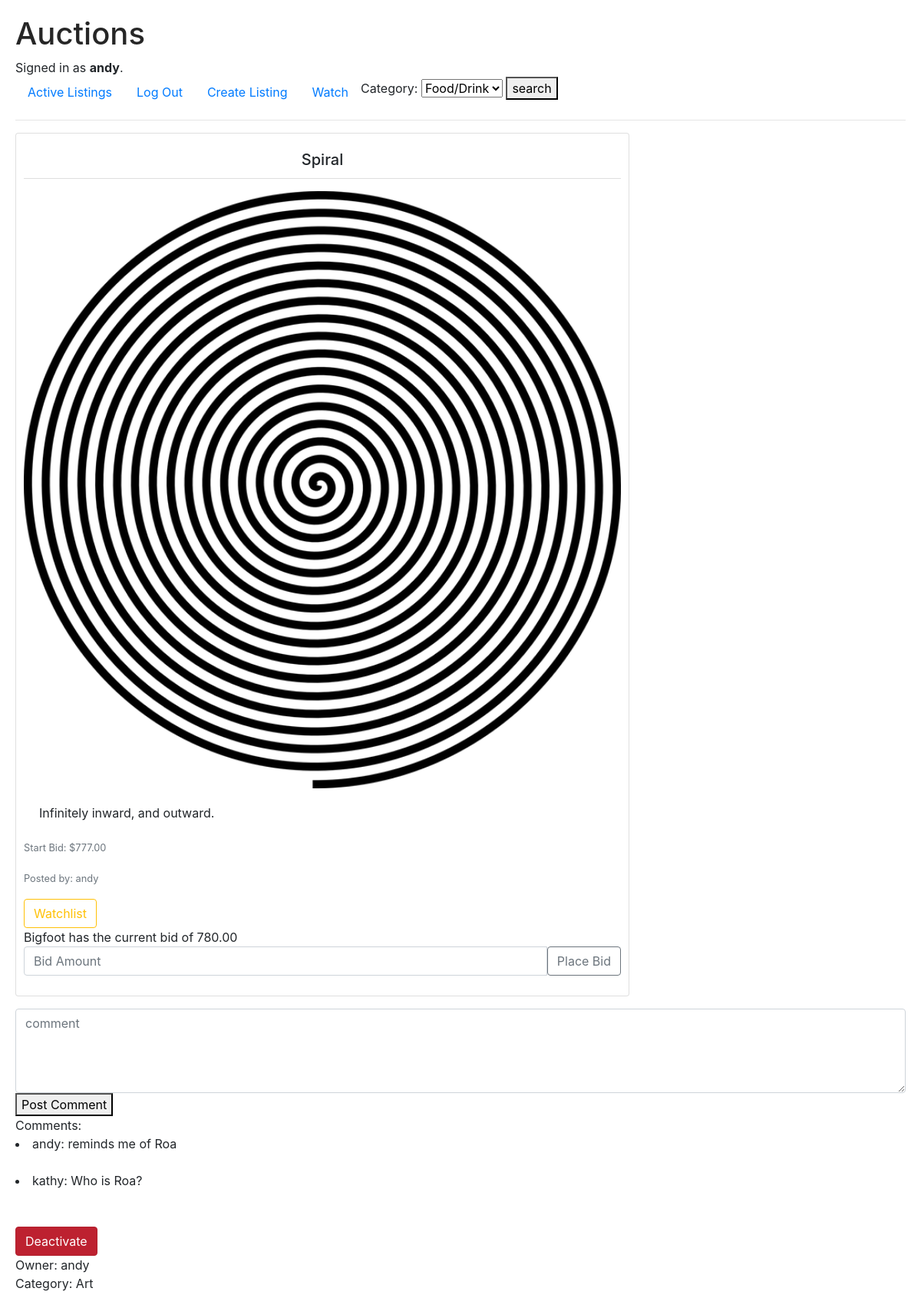
Screenshot of /listing/2 (signed in) with the database file from the repository.
### auctions/models.py (models this page shows, shortened)
class User(AbstractUser):
    listings = models.ManyToManyField(Listing, blank=True, related_name="owner")
    watchlist = models.ManyToManyField(Listing, blank=True, related_name="watchers")
    def __str__(self):
        return f"{self.username}"

class Listing(models.Model):
    title = models.CharField(max_length=125)
    description = models.CharField(max_length=250, blank=True)
    start_bid = models.DecimalField(max_digits=7, decimal_places=2)
    image = models.ImageField(upload_to='media', default='defaultimg.png', null=True, blank=True)
    is_active = models.BooleanField(default=True)
    category = models.CharField(max_length=45, null=True)
    winner = models.ForeignKey('User', on_delete=models.SET_NULL, null=True, blank=True, related_name='won_listings')

class Bid(models.Model):
    listing = models.ForeignKey(Listing, on_delete=models.CASCADE, related_name='bids')
    current_bid = models.DecimalField(max_digits=7, decimal_places=2, default=0)
    user = models.ForeignKey(User, blank=True, null=True, on_delete=models.CASCADE, related_name='bidder')
    created = models.DateTimeField(auto_now_add=True)
    def __str__(self):
        return f"{self.current_bid}"

class Comments(models.Model):
    listing = models.ForeignKey(Listing, on_delete=models.CASCADE, related_name='comments')
    text = models.CharField(max_length=200)
    user = models.ForeignKey(User, on_delete=models.CASCADE)

### auctions/views.py (the view)
# urls.py: path("listing/<int:id>", views.listing, name="listing"),
def listing(request, id):
    listing = Listing.objects.get(pk=id)
    comments = Comments.objects.filter(listing=listing)
    owner = get_object_or_404(User, id=listing.owner.first().id)
    test = messages.get_messages(request)
    latest_bid = listing.bids.last()
    latest_bidder = latest_bid.user if latest_bid else None
    logged_in = request.user
    if request.method == 'POST':
        user_input = CommentForm(request.POST)
        if user_input.is_valid():
            new_comment = Comments(
                listing=listing,
                user=request.user,
                text=user_input.cleaned_data["comment"]
            )
            new_comment.save()
            comments = Comments.objects.filter(listing=listing)
        return render(request, 'auctions/listing.html',
        {"id": listing.id,
         "title": listing.title,
         "image": listing.image.url,
         "description": listing.description,
         "start_bid": listing.start_bid,
         "comments": comments,
         "owner": owner,
         "category": listing.category,
         "messages": test,
         "bidder":latest_bidder,
         "bid":latest_bid,
         "logged_in":logged_in,
         "categories":categories,
         "listing":listing})
    else:
        return render(request, 'auctions/listing.html',
        {"id": listing.id,
         "title": listing.title,
         "image": listing.image.url,
         "description": listing.description,
         "start_bid": listing.start_bid,
         "comments": comments,
         "owner": owner,
         "category": listing.category,
         "messages": test,
         "bidder":latest_bidder,
         "bid":latest_bid,
         "logged_in":logged_in,
         "categories":categories,
         "listing":listing})

### auctions/templates/auctions/listing.html (shortened to what this page needs)
{% extends "auctions/layout.html" %}
{% block body %}
    <div class="card col-mb-3 mb-3" style="max-width: 50rem">
        <h5 class="card-title card-header bg-transparent secondary-text-emphasis text-center mb-3">{{ title }} </h5>
        <img src="{{ image }}" class="rounded-start" alt="{{ title }}">
        <div class="card-body">
        <p class="card-text">{{ description }}</p>
        </div>
        <p class="card-text"><small class="text-muted">Start Bid: ${{ start_bid }}</small></p>
        <p class="card-text"><small class="text-muted">Posted by: {{ owner }}</small></p>
        {% if user.is_authenticated %}
        <form action="{% url 'add_rmv_watchlist' id=id %}" method="post">
            <button type="submit" class="btn btn-outline-warning">Watchlist</button>
        </form>
        {% if listing.winner %}
            {% if listing.winner.username == logged_in.username %}
                <p>You are the winner!</p>
            {% else %}
                <p>{{ listing.winner.username }} is the winner!</p>
            {% endif %}
        {% else %}
            {% if bidder|striptags == logged_in.username|striptags %}
                <p>You are latest bidder</p>
            {% elif bidder %}
                {{ bidder }} has the current bid of {{ bid }}
            {% else %}
                No Current Bids.
            {% endif %}
        {% endif %}
        <form action="{% url 'bid' id=id %}" method="post">
            <div class="input-group mb-3">
                <input type="text" class="form-control" name="bid" placeholder="Bid Amount" aria-label="place bid amount">
                <button class="btn btn-outline-secondary" type="submit" id="button-addon2">Place Bid</button>
            </div>
        </form>
        {% endif %}
    </div>
{% if user.is_authenticated %}
<form action="{% url 'listing' id=id %}" method="post">
    <div class="input-group">
        <textarea class="form-control " name="comment" placeholder="comment"  aria-label="entry textarea" rows="4"></textarea>
    </div>
    <button type="submit">Post Comment</button>
</form>
{% endif %}
Comments:
{% for comment in comments %}
    <li> {{ comment.user }}: {{ comment.text }}</li>
    <br>
{% endfor %}
<br>
{% if logged_in == owner %}
    <form action="{% url 'toggle_active' id=id %}" method="post">
        <button type="submit" class="btn btn-danger active">Deactivate</button>
    </form>
{% endif %}
Owner: {{ owner.username }}
<br>
Category: {{ category }}
{% endblock %}

### auctions/templates/auctions/layout.html (shortened to what this page needs)
{% load static %}
<!DOCTYPE html>
<html lang="en">
    <head>
        <link rel="stylesheet" href="https://stackpath.bootstrapcdn.com/bootstrap/4.4.1/css/bootstrap.min.css">
        <link href="{% static 'auctions/styles.css' %}" rel="stylesheet">
    </head>
    <body>
        <a href="/"><h1>Auctions</h1></a>
            <div>
                {% if user.is_authenticated %}
                    Signed in as <strong>{{ user.username }}</strong>.
                {% else %}
                    Not signed in.
                {% endif %}
            </div>
        <ul class="nav">
            <li class="nav-item">
                <a class="nav-link" href="{% url 'index' %}">Active Listings</a>
            </li>
            {% if user.is_authenticated %}
                <li class="nav-item">
                    <a class="nav-link" href="{% url 'logout' %}">Log Out</a>
                </li>
                <li class="nav-item">
                    <a class="nav-link" href="{% url 'create' %}">Create Listing</a>
                </li>
                <li class="nav-item">
                    <a class="nav-link" href="{% url 'watchlist' %}">Watch</a>
                </li>
            {% endif %}
            <form method="post" action="{% url 'category' %}">
                <label for="category">Category:</label>
                <select name="category" id="category">
                    {% for category in categories %}
                            <option value="{{ category }}">{{ category }}</option>
                    {% endfor %}
                </select>
                <button type="submit">search</button>
            </form>
        </ul>
        <hr>
        {% block body %}
        {% endblock %}
    </body>
</html>

### auctions/static/auctions/styles.css (style rules this page uses)
body { display: float; margin: 20px; }
h1 { color: rgb(38, 38, 38); }
.card { padding: 10px; }
.card img { width: 100%; height: 100%; object-fit: contain; }

### rows the page displays
User: username "andy"
Listing: title "Spiral", description "Infinitely inward, and outward.", start_bid "777.00", category "Art"
User: username "Bigfoot"
Bid: current_bid "780.00"
Comments: user "andy", text "reminds me of Roa"
Comments: user "kathy", text "Who is Roa?"

### other values shown
form field category "Food/Drink"
